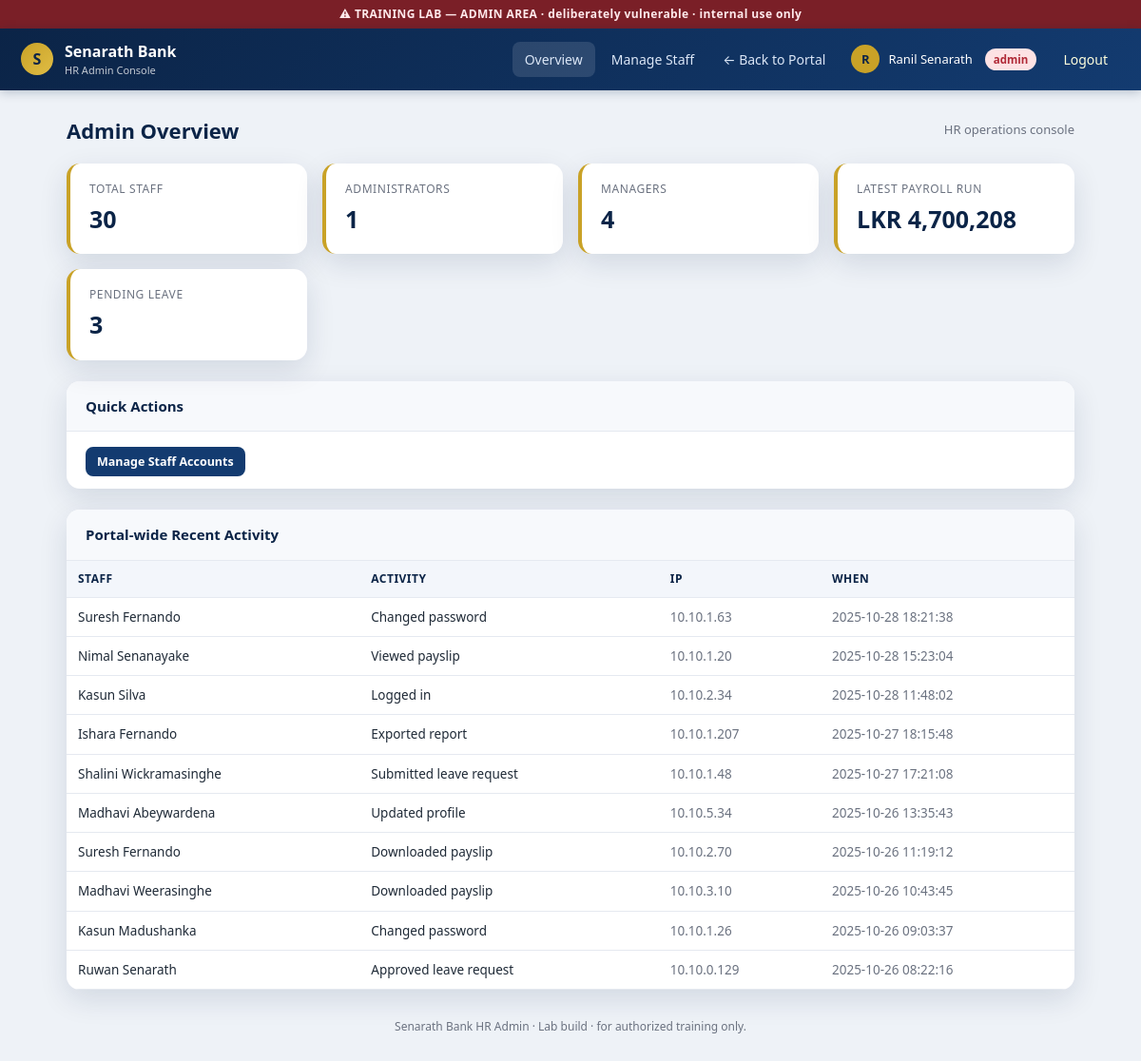
The app's page /web/src/admin/index.php (signed in) with its own data.
### tables this page shows
CREATE TABLE activities (
  id          INT AUTO_INCREMENT PRIMARY KEY,
  user_id     INT NOT NULL,
  activity    VARCHAR(200),
  ip_address  VARCHAR(45),
  created_at  DATETIME
);

CREATE TABLE users (
  id            INT AUTO_INCREMENT PRIMARY KEY,
  username      VARCHAR(50)  NOT NULL,
  password      VARCHAR(255) NOT NULL,          
  full_name     VARCHAR(120) NOT NULL,
  gender        CHAR(1),
  dob           DATE,
  nic           VARCHAR(20),
  email         VARCHAR(120),
  phone         VARCHAR(20),
  address       VARCHAR(200),
  department    VARCHAR(80),
  position      VARCHAR(80),
  role          VARCHAR(20)  DEFAULT 'employee', 
  bank_account  VARCHAR(30),
  date_joined   DATE,
  status        VARCHAR(20)  DEFAULT 'active',
  emergency_contact VARCHAR(120)
);

### web/src/admin/index.php (the view, shortened to what this page needs)
<?php
require_once __DIR__ . '/../db.php';
require_once __DIR__ . '/admin_partials.php';
$total   = mysqli_fetch_assoc(mysqli_query($conn,"SELECT COUNT(*) c FROM users"))['c'];
$admins  = mysqli_fetch_assoc(mysqli_query($conn,"SELECT COUNT(*) c FROM users WHERE role='admin'"))['c'];
$mgrs    = mysqli_fetch_assoc(mysqli_query($conn,"SELECT COUNT(*) c FROM users WHERE role='manager'"))['c'];
$payroll = mysqli_fetch_assoc(mysqli_query($conn,"SELECT SUM(net_salary) s FROM payroll WHERE pay_month=(SELECT MAX(pay_month) FROM payroll)"))['s'];
$pendlv  = mysqli_fetch_assoc(mysqli_query($conn,"SELECT COUNT(*) c FROM leave_requests WHERE status='pending'"))['c'];
$recent = mysqli_query($conn,
  "SELECT a.activity,a.ip_address,a.created_at,u.full_name
     FROM activities a JOIN users u ON u.id=a.user_id
    ORDER BY a.created_at DESC LIMIT 10");
render_admin_header('index');
?>
<div class="page-title"><h2>Admin Overview</h2><span class="crumb">HR operations console</span></div>
<div class="cards">
  <div class="stat"><div class="k">Total Staff</div><div class="v"><?= $total ?></div></div>
  <div class="stat"><div class="k">Administrators</div><div class="v"><?= $admins ?></div></div>
  <div class="stat"><div class="k">Managers</div><div class="v"><?= $mgrs ?></div></div>
  <div class="stat"><div class="k">Latest Payroll Run</div><div class="v">LKR <?= number_format((float)$payroll) ?></div></div>
  <div class="stat"><div class="k">Pending Leave</div><div class="v"><?= $pendlv ?></div></div>
</div>
<div class="panel">
  <h3>Quick Actions</h3>
  <div class="body">
    <a class="btn-sm" href="users.php">Manage Staff Accounts</a>
  </div>
</div>
<div class="panel">
  <h3>Portal-wide Recent Activity</h3>
  <div class="body" style="padding:0">
    <table>
      <tr><th>Staff</th><th>Activity</th><th>IP</th><th>When</th></tr>
      <?php while ($r = mysqli_fetch_assoc($recent)): ?>
        <tr><td><?= htmlspecialchars($r['full_name']) ?></td>
            <td><?= htmlspecialchars($r['activity']) ?></td>
            <td class="muted"><?= htmlspecialchars($r['ip_address']) ?></td>
            <td class="muted"><?= htmlspecialchars($r['created_at']) ?></td></tr>
      <?php endwhile; ?>
    </table>
  </div>
</div>
<?php render_admin_footer(); ?>

### web/src/admin/admin_partials.php (shortened to what this page needs)
<?php
function render_admin_header($active = '') {
    $name = $_SESSION['full_name'] ?? 'User';
    $role = $_SESSION['role'] ?? 'employee';
    $init = strtoupper(substr($name,0,1));
    echo '<!doctype html><html lang="en"><head><meta charset="utf-8">';
    echo '<link rel="stylesheet" href="../assets/css/style.css"></head><body>';
    echo '<div class="lab-banner">⚠ TRAINING LAB — ADMIN AREA · deliberately vulnerable · internal use only</div>';
    echo '<div class="topbar"><div class="brand"><div class="dot">S</div><div>Senarath Bank<small>HR Admin Console</small></div></div><nav>';
    $nav = ['index'=>['index.php','Overview'], 'users'=>['users.php','Manage Staff']];
    foreach ($nav as $k=>$it) {
        $cls = $k===$active ? ' style="background:rgba(255,255,255,.12)"' : '';
        echo '<a href="'.$it[0].'"'.$cls.'>'.$it[1].'</a>';
    }
    echo '<a href="../dashboard.php">← Back to Portal</a>';
    echo '<span class="user-chip"><span class="av">'.$init.'</span>'.htmlspecialchars($name)
        .' <span class="badge '.$role.'" style="margin-left:4px">'.$role.'</span>'
        .' <a href="../logout.php" style="color:#ffd;margin-left:6px">Logout</a></span>';
    echo '</nav></div><div class="container">';
}
function render_admin_footer() {
    echo '</div><div class="footer">Senarath Bank HR Admin · Lab build · for authorized training only.</div></body></html>';
}

### web/src/assets/css/style.css (style rules this page uses)
:root { --navy:#0b2447; --navy2:#133b70; --gold:#c9a227; --gold2:#e0bd45; --bg:#eef2f7; --card:#ffffff; --ink:#1f2a37; --muted:#6b7280; --line:#e5e9f0; --ok:#157347; --warn:#b02a37; --radius:14px; --shadow:0 10px 30px rgba(11,36,71,.12); }
* { box-sizing:border-box }
html,body { margin:0;padding:0 }
body { font-family:"Segoe UI",system-ui,-apple-system,Roboto,Arial,sans-serif; background:var(--bg); color:var(--ink); line-height:1.5; }
a { color:var(--navy2);text-decoration:none }
.topbar { background:linear-gradient(135deg,var(--navy),var(--navy2));color:#fff; display:flex;align-items:center;justify-content:space-between; padding:12px 22px;box-shadow:0 2px 10px rgba(11,36,71,.25); }
.topbar .brand { display:flex;align-items:center;gap:12px;font-weight:700 }
.topbar .brand .dot { width:34px;height:34px;border-radius:50%;background:linear-gradient(135deg,var(--gold),var(--gold2)); color:var(--navy);display:flex;align-items:center;justify-content:center;font-weight:800; }
.topbar .brand small { display:block;font-weight:400;opacity:.75;font-size:11px }
.topbar nav { display:flex;gap:4px;align-items:center;flex-wrap:wrap }
.topbar nav a { color:#dbe6f6;padding:8px 13px;border-radius:8px;font-size:14px }
.user-chip { display:flex;align-items:center;gap:9px;margin-left:10px;font-size:13px }
.user-chip .av { width:30px;height:30px;border-radius:50%;background:var(--gold);color:var(--navy); display:flex;align-items:center;justify-content:center;font-weight:700;font-size:13px }
.container { max-width:1100px;margin:26px auto;padding:0 20px }
.page-title { display:flex;align-items:center;justify-content:space-between;margin-bottom:18px }
.page-title h2 { margin:0;font-size:22px;color:var(--navy) }
.crumb { color:var(--muted);font-size:13px }
.cards { display:grid;grid-template-columns:repeat(auto-fit,minmax(220px,1fr));gap:16px;margin-bottom:22px }
.stat { background:var(--card);border-radius:var(--radius);padding:18px 20px;box-shadow:var(--shadow);border-left:4px solid var(--gold) }
.stat .k { font-size:12px;color:var(--muted);text-transform:uppercase;letter-spacing:.6px }
.stat .v { font-size:25px;font-weight:800;color:var(--navy);margin-top:4px }
.panel { background:var(--card);border-radius:var(--radius);box-shadow:var(--shadow);margin-bottom:22px;overflow:hidden }
.panel h3 { margin:0;padding:15px 20px;border-bottom:1px solid var(--line);font-size:15px;color:var(--navy);background:#f7f9fc }
.panel .body { padding:18px 20px }
table { width:100%;border-collapse:collapse;font-size:13.5px }
th,td { text-align:left;padding:10px 12px;border-bottom:1px solid var(--line) }
th { background:#f3f6fb;color:var(--navy);font-size:12px;text-transform:uppercase;letter-spacing:.5px }
.badge { display:inline-block;padding:3px 9px;border-radius:999px;font-size:11.5px;font-weight:700 }
.badge.admin { background:#fde2e4;color:#b02a37 }
.lab-banner { background:#7a1f27;color:#ffe9eb;text-align:center;font-size:12px;padding:6px 10px; letter-spacing:.4px;font-weight:600; }
.footer { max-width:1100px;margin:30px auto;padding:0 20px;color:var(--muted);font-size:12px;text-align:center }
.btn-sm { padding:7px 12px;border-radius:8px;border:0;background:var(--navy2);color:#fff;font-size:12.5px;cursor:pointer;font-weight:600 }
.muted { color:var(--muted) }

### records on screen
activities: user.full_name "Suresh Fernando", activity "Changed password", ip_address "10.10.1.63", created_at "2025-10-28 18:21:38"
activities: user.full_name "Nimal Senanayake", activity "Viewed payslip", ip_address "10.10.1.20", created_at "2025-10-28 15:23:04"
activities: user.full_name "Kasun Silva", activity "Logged in", ip_address "10.10.2.34", created_at "2025-10-28 11:48:02"
activities: user.full_name "Ishara Fernando", activity "Exported report", ip_address "10.10.1.207", created_at "2025-10-27 18:15:48"
activities: user.full_name "Shalini Wickramasinghe", activity "Submitted leave request", ip_address "10.10.1.48", created_at "2025-10-27 17:21:08"
activities: user.full_name "Madhavi Abeywardena", activity "Updated profile", ip_address "10.10.5.34", created_at "2025-10-26 13:35:43"
activities: user.full_name "Suresh Fernando", activity "Downloaded payslip", ip_address "10.10.2.70", created_at "2025-10-26 11:19:12"
activities: user.full_name "Madhavi Weerasinghe", activity "Downloaded payslip", ip_address "10.10.3.10", created_at "2025-10-26 10:43:45"
activities: user.full_name "Kasun Madushanka", activity "Changed password", ip_address "10.10.1.26", created_at "2025-10-26 09:03:37"
activities: user.full_name "Ruwan Senarath", activity "Approved leave request", ip_address "10.10.0.129", created_at "2025-10-26 08:22:16"

### other values on screen
$it[1] "Overview"
$it[1] "Manage Staff"
$init "R"
$name "Ranil Senarath"
$role "admin"
$total "30"
$admins "1"
$mgrs "4"
$payroll "4,700,208"
$pendlv "3"
